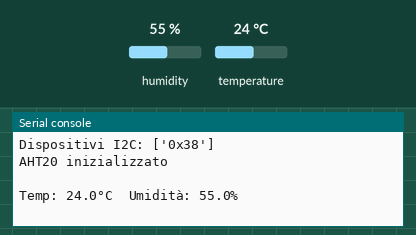
Recording of a program running on a simulated Raspberry Pi Pico running MicroPython. Parts: the last lines printed to the serial console. Inputs (shaded band) come from the test bench; at power-on: humidity 55 %, temperature 24 °C.

Above: at 1.2 s.
1.3 s: humidity set to 22 %
At 3.4 s:
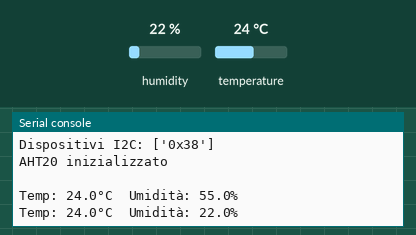
4.1 s: temperature set to 12 °C
At 5.4 s:
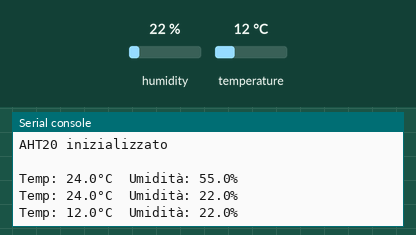
6.9 s: humidity set to 40 %
At 9.6 s:
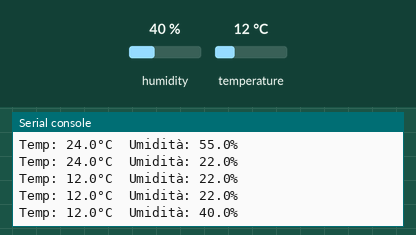
Timing chart, 0 to 11.1 s (numbered marks = the images above; inputs shaded):
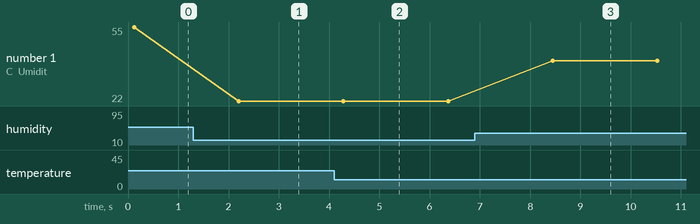

The program:

aht20_reader.py
```python
"""Driver per Grove AHT20 I2C su Pico W (GP4=SDA, GP5=SCL).

Legge temperatura e umidità senza librerie esterne.
"""

from machine import Pin, I2C
import utime

AHT20_ADDR = 0x38
CMD_INIT = bytes([0xBE, 0x08, 0x00])
CMD_MEASURE = bytes([0xAC, 0x33, 0x00])
CMD_RESET = bytes([0xBA])


def init_aht20(i2c):
    """Inizializza e calibra il sensore AHT20."""
    i2c.writeto(AHT20_ADDR, CMD_INIT)
    utime.sleep_ms(40)
    status = i2c.readfrom(AHT20_ADDR, 1)[0]
    if not status & 0x08:
        raise RuntimeError("AHT20: calibrazione fallita")


def read_aht20(i2c):
    """Legge temperatura (°C) e umidità (% RH) dal sensore.

    Returns:
        tuple: (temperatura, umidità)
    """
    i2c.writeto(AHT20_ADDR, CMD_MEASURE)
    utime.sleep_ms(80)

    data = i2c.readfrom(AHT20_ADDR, 7)

    # Attendi che il sensore non sia più busy
    while data[0] & 0x80:
        utime.sleep_ms(10)
        data = i2c.readfrom(AHT20_ADDR, 7)

    hum_raw = ((data[1] << 12) | (data[2] << 4) | (data[3] >> 4))
    temp_raw = ((data[3] & 0x0F) << 16) | (data[4] << 8) | data[5]

    humidity = (hum_raw / 1048576) * 100  # 2^20 = 1048576
    temperature = (temp_raw / 1048576) * 200 - 50

    return temperature, humidity


def main():
    i2c = I2C(0, sda=Pin(4), scl=Pin(5), freq=400_000)

    devices = i2c.scan()
    print(f"Dispositivi I2C: {[hex(d) for d in devices]}")

    if AHT20_ADDR not in devices:
        print("ERRORE: AHT20 non trovato su 0x38")
        return

    init_aht20(i2c)
    print("AHT20 inizializzato\n")

    while True:
        try:
            temp, hum = read_aht20(i2c)
            print(f"Temp: {temp:.1f}°C  Umidità: {hum:.1f}%")
        except OSError as e:
            print(f"Errore I2C: {e}")
        utime.sleep(2)


if __name__ == "__main__":
    main()
```

Measured:
- after the input at 1.3 s, the serial console: prints a new line after 0.91 s (image 1)
- after the input at 4.1 s, the serial console: prints a new line after 0.19 s (image 2)
- after the input at 6.9 s, the serial console: prints a new line after 1.5 s (image 3)
- plotted number 1: 55 → 22 after the input at 1.3 s, 22 → 40 after the input at 6.9 s
